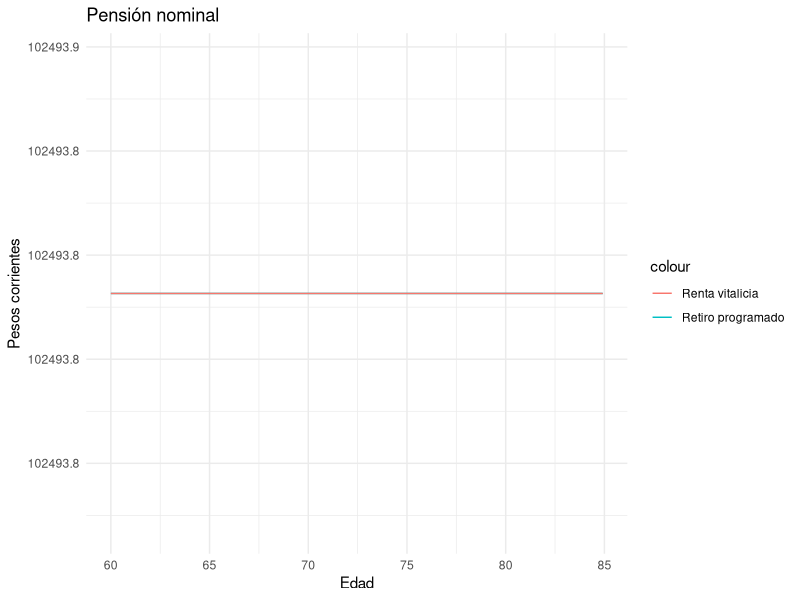
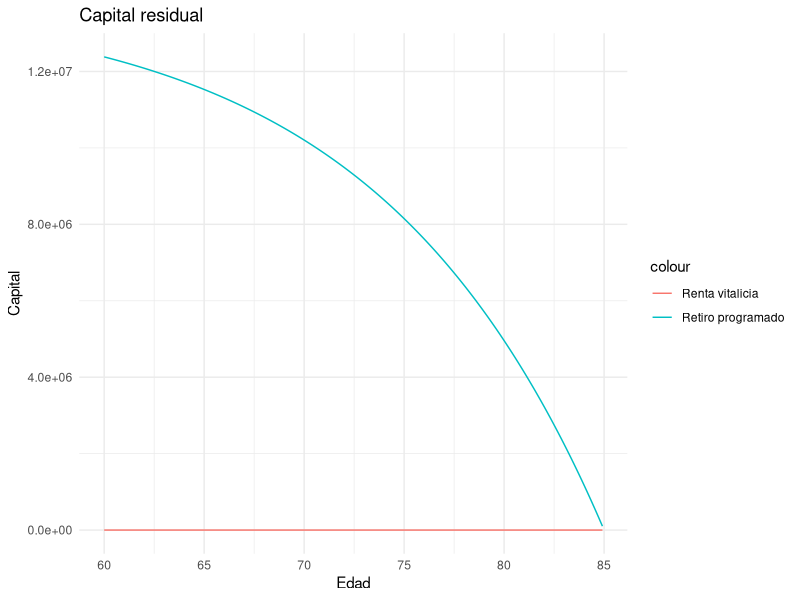
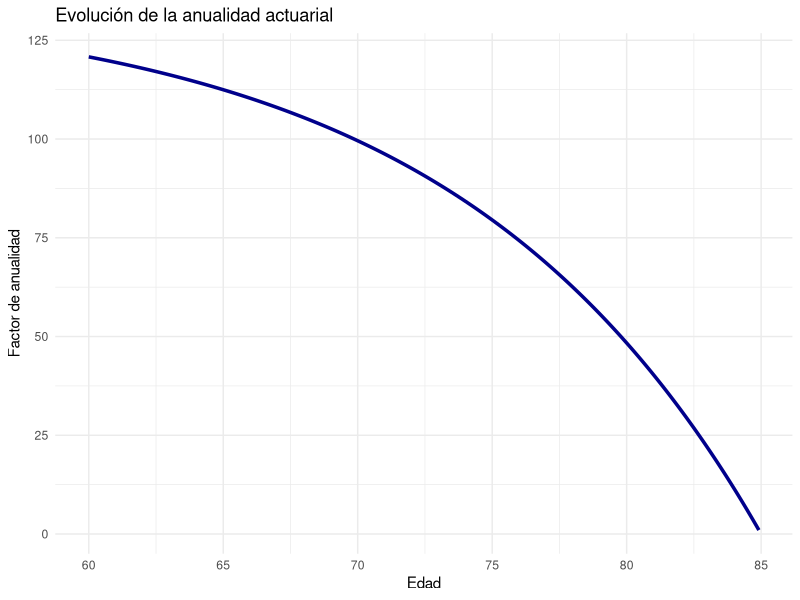
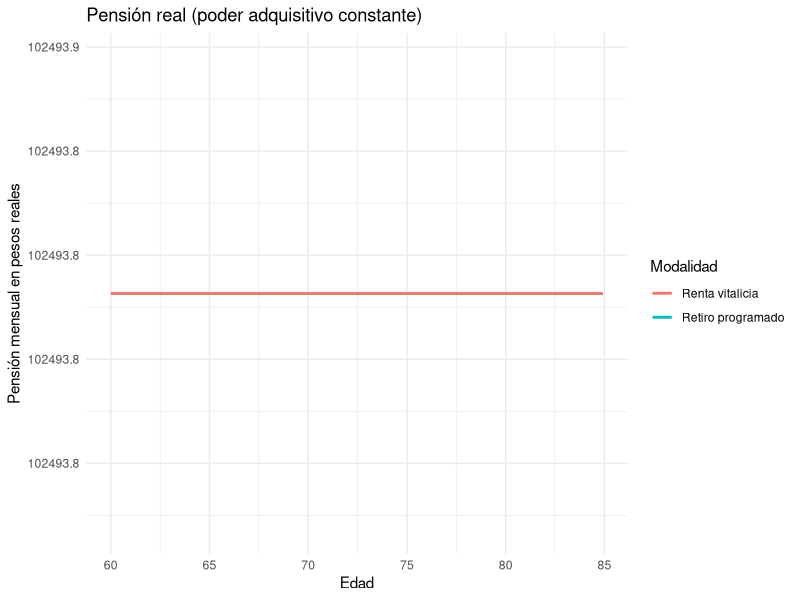

Write the R code that produced these figures, in order.
library(tidyverse)

# =========================
# PARAMETROS
# =========================

edad_inicio <- 20
edad_retiro <- 60
edad_muerte <- 85

salario_inicial <- 30000

crec_real_salario <- 0.01
inflacion <- 0.0

cotizacion <- 0.084

rendimiento_real <- 0.092
tasa_tecnica_real <- 0.092

# conversion a tasas nominales

rendimiento_nominal <- (1+rendimiento_real)*(1+inflacion)-1
tasa_tecnica_nominal <- (1+tasa_tecnica_real)*(1+inflacion)-1

r_m <- (1+rendimiento_nominal)^(1/12)-1
i_m <- (1+tasa_tecnica_nominal)^(1/12)-1

meses_trabajo <- (edad_retiro-edad_inicio)*12
meses_retiro <- (edad_muerte-edad_retiro)*12

# =========================
# ACUMULACION DEL FONDO
# =========================

edad <- seq(edad_inicio, edad_retiro-1/12, by=1/12)

crec_nominal_salario <- (1+crec_real_salario)*(1+inflacion)-1

salario <- salario_inicial*(1+crec_nominal_salario)^(edad-edad_inicio)

aporte <- salario*cotizacion

fondo <- numeric(length(edad))

for(i in 2:length(fondo)){
  
  fondo[i] <- fondo[i-1]*(1+r_m) + aporte[i]
  
}

capital <- tail(fondo,1)

# =========================
# RETIRO PROGRAMADO
# =========================

edad_pension <- seq(edad_retiro, edad_muerte-1/12, by=1/12)

pension_rp <- numeric(meses_retiro)
fondo_rp <- numeric(meses_retiro)
anualidad <- numeric(meses_retiro)

fondo_rp[1] <- capital

for(t in 1:meses_retiro){
  
  vida_restante <- meses_retiro - t + 1
  
  anualidad[t] <- sum(1/(1+i_m)^(1:vida_restante))
  
  pension_rp[t] <- fondo_rp[t]/anualidad[t]
  
  if(t < meses_retiro){
    
    fondo_rp[t+1] <- fondo_rp[t]*(1+r_m) - pension_rp[t]
    
  }
}

# =========================
# RENTA VITALICIA
# =========================

anualidad_total <- sum(1/(1+i_m)^(1:meses_retiro))

pension_rv <- rep(capital/anualidad_total, meses_retiro)

fondo_rv <- rep(0, meses_retiro)

# =========================
# PENSION REAL
# =========================

inflacion_m <- (1+inflacion)^(1/12)-1

inflacion_acum <- (1+inflacion_m)^(0:(meses_retiro-1))

pension_rp_real <- pension_rp/inflacion_acum
pension_rv_real <- pension_rv/inflacion_acum

# =========================
# DATAFRAME
# =========================

df <- data.frame(
  
  edad = edad_pension,
  
  pension_rp_nominal = pension_rp,
  pension_rp_real = pension_rp_real,
  
  pension_rv_nominal = pension_rv,
  pension_rv_real = pension_rv_real,
  
  capital_rp = fondo_rp,
  capital_rv = fondo_rv,
  
  anualidad = anualidad
  
)

# =========================
# GRAFICO PENSION NOMINAL
# =========================

ggplot(df,aes(x=edad))+
  
  geom_line(aes(y=pension_rp_nominal,color="Retiro programado"))+
  
  geom_line(aes(y=pension_rv_nominal,color="Renta vitalicia"))+
  
  labs(
    title="Pensión nominal",
    x="Edad",
    y="Pesos corrientes"
  )+
  
  theme_minimal()

# =========================
# GRAFICO CAPITAL
# =========================

ggplot(df,aes(x=edad))+
  
  geom_line(aes(y=capital_rp,color="Retiro programado"))+
  
  geom_line(aes(y=capital_rv,color="Renta vitalicia"))+
  
  labs(
    title="Capital residual",
    x="Edad",
    y="Capital"
  )+
  
  theme_minimal()

# =========================
# GRAFICO ANUALIDAD
# =========================

ggplot(df,aes(x=edad,y=anualidad))+
  
  geom_line(size=1.2,color="darkblue")+
  
  labs(
    title="Evolución de la anualidad actuarial",
    x="Edad",
    y="Factor de anualidad"
  )+
  
  theme_minimal()

# =========================
# GRAFICO PENSION REAL
# =========================

ggplot(df,aes(x=edad))+
  
  geom_line(aes(y=pension_rp_real,color="Retiro programado"),size=1)+
  
  geom_line(aes(y=pension_rv_real,color="Renta vitalicia"),size=1)+
  
  labs(
    title="Pensión real (poder adquisitivo constante)",
    x="Edad",
    y="Pensión mensual en pesos reales",
    color="Modalidad"
  )+
  
  theme_minimal()
